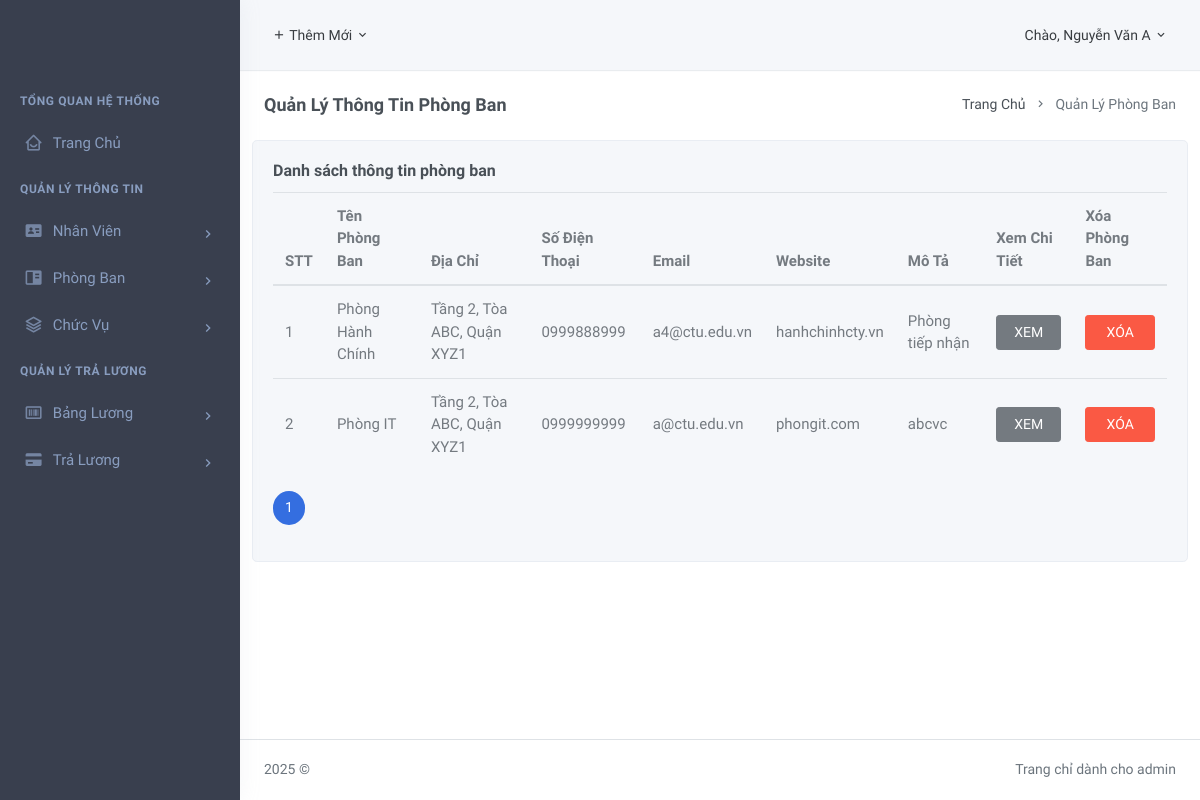
/src/PhongBan/PhongBan.php (signed in), run on an earlier commit of the app's database.
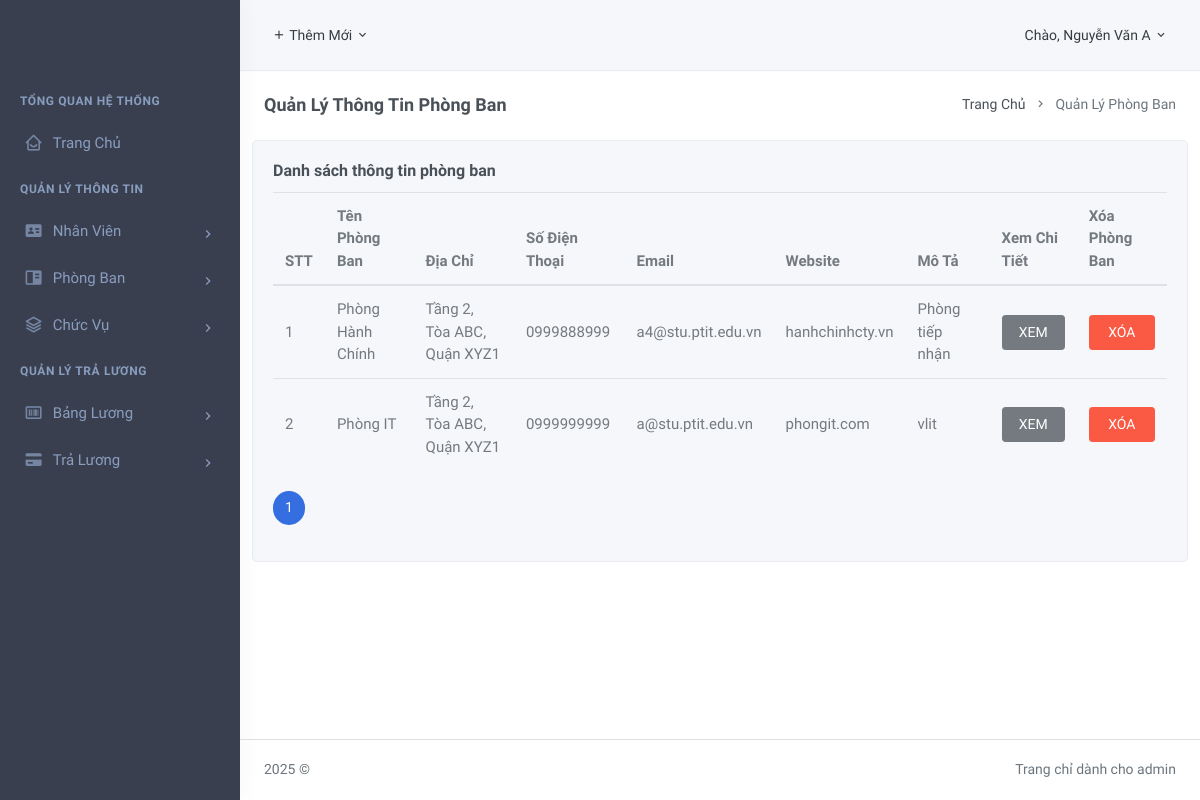
And on a later commit of the database.
### tables this page shows
CREATE TABLE `phongban` (
  `MaPB` int(11) NOT NULL,
  `TenPhongBan` varchar(50) NOT NULL,
  `DiaChi` varchar(255) DEFAULT NULL,
  `SoDienThoai` varchar(20) DEFAULT NULL,
  `Email` varchar(100) DEFAULT NULL,
  `Website` varchar(100) DEFAULT NULL,
  `MoTa` text DEFAULT NULL
);

### src/PhongBan/PhongBan.php (the view, shortened to what the changed rows need)
<?php
$servername = "127.0.0.1";
$username = "root";
$password = "";
$dbname = "hrm_nhanvien";
$conn = new mysqli($servername, $username, $password, $dbname);
$records_per_page = 10;
$page = isset($_GET['page']) && is_numeric($_GET['page']) ? (int)$_GET['page'] : 1;
$offset = ($page - 1) * $records_per_page;
$sql = "SELECT MaPB, TenPhongBan, DiaChi, SoDienThoai, Email, Website, MoTa
        FROM phongban
        LIMIT ? OFFSET ?";
$stmt = $conn->prepare($sql);
$stmt->bind_param("ii", $records_per_page, $offset);
$stmt->execute();
$result = $stmt->get_result();
$list = $result->fetch_all(MYSQLI_ASSOC);
require(__DIR__ . '/../layouts/header.php');
?>
<div class="page-content">
    <div class="row">
        <div class="col-12">
            <div class="card">
                <div class="card-body">
                    <div id="basic-datatable_wrapper" class="dataTables_wrapper dt-bootstrap4 no-footer">
                        <div class="row">
                            <div class="col-sm-12">
                                <div class="table-responsive">
                                    <table class="table mb-0">
                                        <thead>
                                            <tr>
                                                <th>STT</th>
                                                <th>Tên Phòng Ban</th>
                                                <th>Địa Chỉ</th>
                                                <th>Số Điện Thoại</th>
                                                <th>Email</th>
                                                <th>Website</th>
                                                <th>Mô Tả</th>
                                                <?php if ($_SESSION['chucvu'] == 3): ?>
                                                    <th>Xem Chi Tiết</th>
                                                    <th>Xóa Phòng Ban</th>
                                                <?php endif; ?>
                                            </tr>
                                        </thead>
                                        <tbody>
                                            <?php foreach ($list as $key => $value): ?>
                                                <tr role="row" class="odd">
                                                    <td><?php echo $key + 1 + $offset; ?></td>
                                                    <td><?php echo htmlspecialchars($value['TenPhongBan']); ?></td>
                                                    <td><?php echo htmlspecialchars($value['DiaChi']); ?></td>
                                                    <td><?php echo htmlspecialchars($value['SoDienThoai']); ?></td>
                                                    <td><?php echo htmlspecialchars($value['Email']); ?></td>
                                                    <td><?php echo htmlspecialchars($value['Website']); ?></td>
                                                    <td><?php echo htmlspecialchars(substr($value['MoTa'], 0, 20)); ?></td>
                                                    <?php if ($_SESSION['chucvu'] == 3): ?>
                                                        <td>
                                                            <a class="btn btn-secondary" style="width: 100%;" href="/QLNhanVien_thuan/src/PhongBan/SuaPhongBan.php?id=<?php echo $value['MaPB']; ?>">XEM</a>
                                                        </td>
                                                        <td>
                                                            <a class="btn btn-danger" style="width: 100%;" href="/QLNhanVien_thuan/src/PhongBan/XoaPhongBan.php?id=<?php echo $value['MaPB']; ?>" onclick="return confirm('Bạn có chắc chắn muốn xóa phòng ban này?');">XÓA</a>
                                                        </td>
                                                    <?php endif; ?>
                                                </tr>
                                            <?php endforeach; ?>
                                        </tbody>
                                    </table>
                                </div>
                            </div>
                        </div>
                        <br>
                    </div>
                </div>
            </div>
        </div>
    </div>
</div>
<?php
require(__DIR__ . '/../layouts/footer.php');
?>

What changed in the data, as far as the page shows it:
changed phongban "Phòng Hành Chính": Email "a4@ctu.edu.vn" → "a4@stu.ptit.edu.vn"
changed phongban "Phòng IT": Email "a@ctu.edu.vn" → "a@stu.ptit.edu.vn"; MoTa "abcvc" → "vlit"
